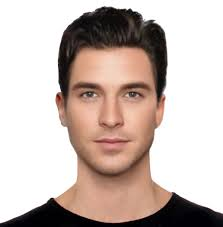
#> input picture ML/DAY11_12/face.jpg, 223 x 227 px
$ python Q5.py
#> lines starting #> are read from the running program, lines starting #| are printed output that depends on the picture; after the words box and inside, x2 and y2 are one past the last pixel; in counts of white or black regions, pixels touching at a corner belong together
import numpy as np
import cv2 as cv

face_cascade=cv.CascadeClassifier("haarcascade_face.xml")
eye_cascade=cv.CascadeClassifier("haarcascade_eye.xml")

img=cv.imread("face.jpg")
#> img is the input picture: shape (227, 223, 3); mean B, G, R 179, 185.6, 200.6

gray=cv.cvtColor(img,cv.COLOR_BGR2GRAY)
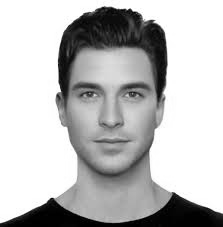
#> gray: shape (227, 223); min 0, max 255, mean 189.3

faces=face_cascade.detectMultiScale(gray,1.1,5)
#> faces = [[54, 50, 115, 115]]
for (x,y,w,h) in faces:
    #cv.rectangle(img,(x,y),(x+w,y+h),(255,0,0),2)
    cv.circle(img,(x+(w/2),y+(h/2)),60,(255,0,0),2)
    roi_gray=gray[y:y+h,x:x+w]
    roi_color=img[y:y+h,x:x+w]
    eyes=eye_cascade.detectMultiScale(roi_gray)
    for(ex,ey,ew,eh) in eyes:
        cv.rectangle(roi_color,(ex,ey),((ex+ew),(ey+eh)),(0,255,0),2)
#> this loop made 1 pass
#> (x, y, w, h, eyes) on pass 1: (54, 50, 115, 115, [[19, 30, 28, 28], [64, 30, 28, 28]])
#> pass 1, `roi_gray=gray[y:y+h,x:x+w]`:
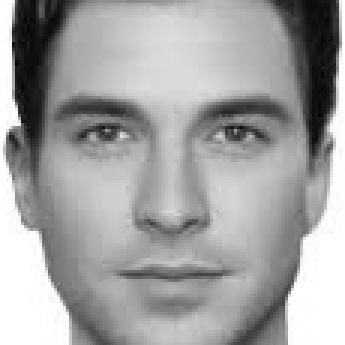
#> roi_gray: shape (115, 115) (shown 3 times larger); min 3, max 255, mean 162.1
#> pass 1, `roi_color=img[y:y+h,x:x+w]`:
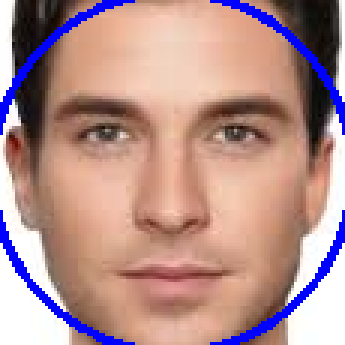
#> roi_color: shape (115, 115, 3) (shown 3 times larger); mean B, G, R 142.1, 144.2, 180.5
#> after the loop:
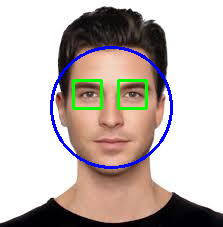
#> img: shape (227, 223, 3); 3.56% of pixels changed, all inside (x1, y1, x2, y2) = (50, 46, 173, 169)
#> after the loop:
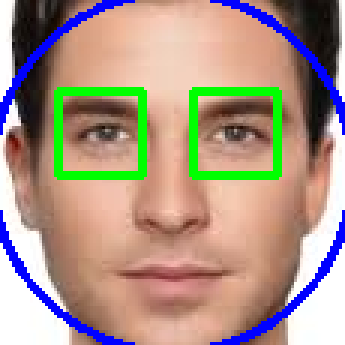
#> roi_color: shape (115, 115, 3) (shown 3 times larger); 5.02% of pixels changed, all inside (x1, y1, x2, y2) = (18, 29, 94, 60)

cv.imshow("FACES",img)
cv.waitKey(0)

$ run again, with ML/DAY11_12/group-smiling.jpg copied over ML/DAY11_12/face.jpg
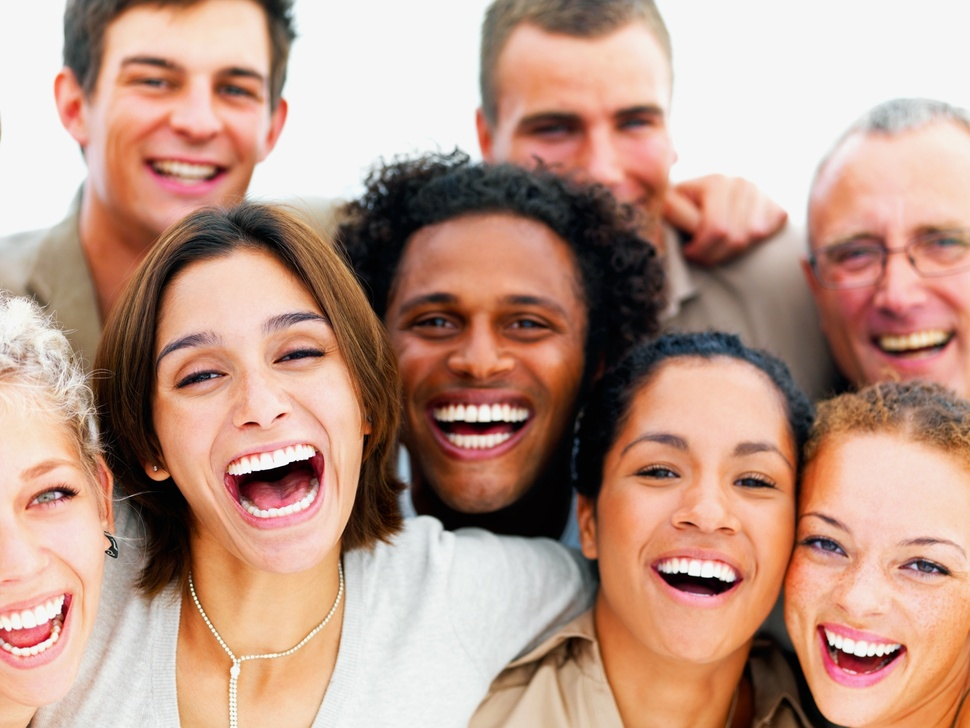
#> input picture ML/DAY11_12/group-smiling.jpg, 970 x 728 px, shrunk from 1633 x 1225 before the run
#> img is the input picture: shape (728, 970, 3); mean B, G, R 136.4, 152.4, 188.1
#> `gray=cv.cvtColor(img,cv.COLOR_BGR2GRAY)`:
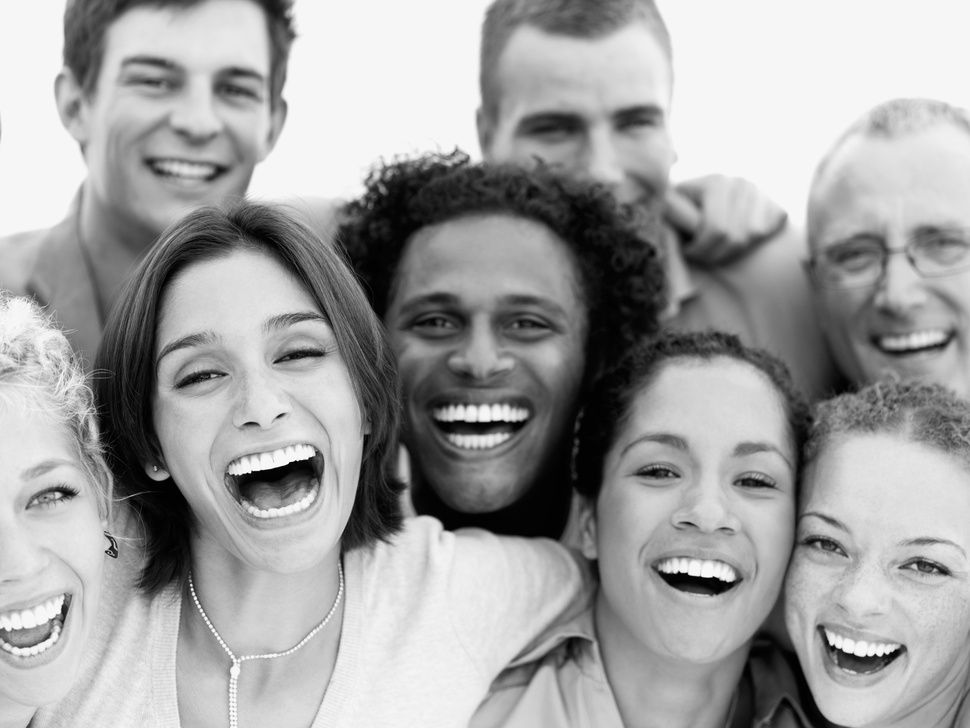
#> gray: shape (728, 970); min 0, max 255, mean 161.2
#> faces = [[353, 222, 250, 250], [84, 8, 202, 202], [121, 260, 266, 266], [575, 372, 259, 259]]
#> the loop `for (x,y,w,h) in faces:` made 4 passes
#> (x, y, w, h, eyes) on passes 1 to 4: (353, 222, 250, 250, [[63, 74, 52, 52], [138, 74, 55, 55]]), (84, 8, 202, 202, [[46, 48, 51, 51], [128, 59, 48, 48]]), (121, 260, 266, 266, [[50, 88, 58, 58], [140, 58, 72, 72]]), (575, 372, 259, 259, [[230, 161, 22, 22], [50, 69, 60, 60], [143, 78, 63, 63]])
#> after the loop `for (x,y,w,h) in faces:`:
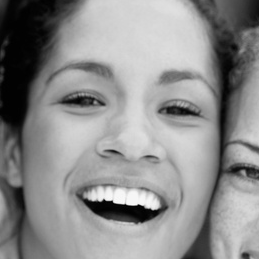
#> roi_gray: shape (259, 259); min 0, max 252, mean 140.4
